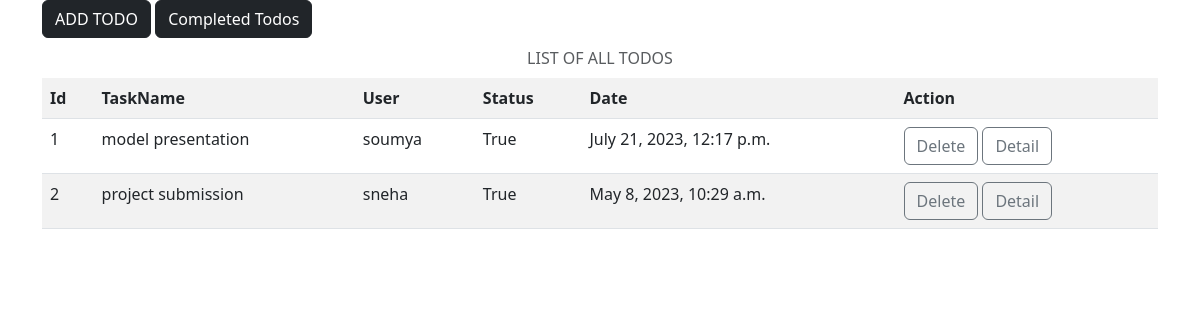
Page /todos/complete/ on the committed database.
### task/models.py (models this page shows, shortened)
class Todos(models.Model):
    task_name=models.CharField(max_length=250)
    user=models.ForeignKey(User,on_delete=models.CASCADE)
    status=models.BooleanField(default=False)
    date=models.DateTimeField(auto_now_add=True)

### task/views.py (the view)
# urls.py: path("todos/complete/",views.TodoComplitedView.as_view(),name="todo-complete"),
class TodoComplitedView(View):
    def get(self,request,*args,**kwargs):
        qs= Todos.objects.filter(status=True).order_by("-date")
        return render(request,"todo-complete.html",{"todos":qs})

### task/templates/todo-complete.html (shortened to what this page needs)
<!DOCTYPE html>
<html lang="en">
<head>
    <link href="https://cdn.jsdelivr.net/npm/bootstrap@5.3.0-alpha1/dist/css/bootstrap.min.css" rel="stylesheet">
</head>
<body>
    <div class="container">
        <a href="{%url 'todo-add'%}" class="btn btn-dark">ADD TODO</a>
        <a href="{%url 'todo-add'%}" class="btn btn-dark">Completed Todos</a>
        <table class="table table-striped">
            <caption class="caption-top text-center">LIST OF ALL TODOS</caption>
            <tr>
                <th>Id</th>
                <th>TaskName</th>
                <th>User</th>
                <th>Status</th>
                <th>Date</th>
                <th>Action</th>
            </tr>
            {%for t in todos%}
             <tr>
                <td>{{forloop.counter}}</td>
                <td>{{t.task_name}}</td>
                <td>{{t.user}}</td>
                <td>{{t.status}}</td>
                <td>{{t.date}}</td>
                <td>
                    <a href="{%url 'todo-delete' t.id%}" class="btn btn-outline-secondary">Delete</a>
                    <a href="{%url 'todo-detail' t.id%}" class="btn btn-outline-secondary">Detail</a>
                </td>
             </tr>
            {%endfor%}
        </table>
    </div>
</body>
</html>

### rows in the picture
Todos: task_name "model presentation", user "soumya", status "True", date "July 21, 2023, 12:17 p.m."
Todos: task_name "project submission", user "sneha", status "True", date "May 8, 2023, 10:29 a.m."
